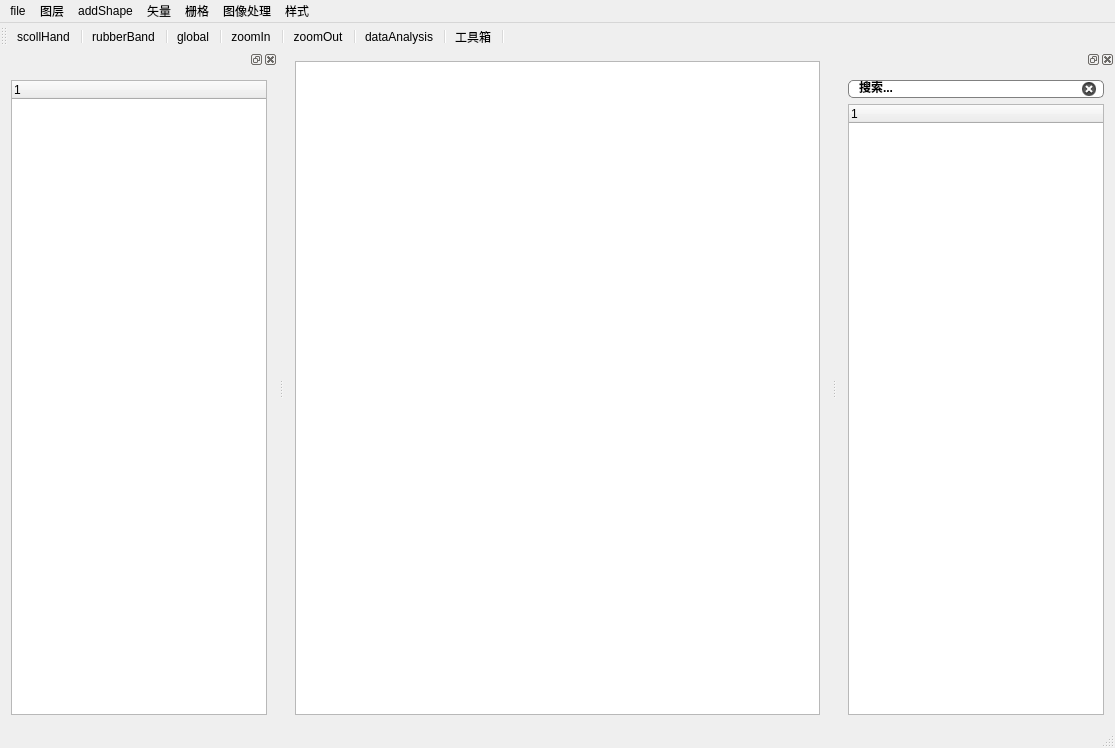
<?xml version="1.0" encoding="UTF-8"?>
<ui version="4.0">
 <class>MainWindow</class>
 <widget class="QMainWindow" name="MainWindow">
  <property name="geometry">
   <rect>
    <x>0</x>
    <y>0</y>
    <width>1115</width>
    <height>748</height>
   </rect>
  </property>
  <property name="windowTitle">
   <string>Graphic Visualization</string>
  </property>
  <property name="windowIcon">
   <iconset resource="res.qrc">
    <normaloff>:/me.jpg</normaloff>:/me.jpg</iconset>
  </property>
  <property name="toolTip">
   <string/>
  </property>
  <property name="styleSheet">
   <string notr="true"/>
  </property>
  <widget class="QWidget" name="centralWidget">
   <layout class="QHBoxLayout" name="horizontalLayout">
    <item>
     <widget class="LayerView" name="graphicsView"/>
    </item>
   </layout>
  </widget>
  <widget class="QMenuBar" name="menuBar">
   <property name="geometry">
    <rect>
     <x>0</x>
     <y>0</y>
     <width>1115</width>
     <height>26</height>
    </rect>
   </property>
   <widget class="QMenu" name="menuAddShape">
    <property name="cursor">
     <cursorShape>ArrowCursor</cursorShape>
    </property>
    <property name="toolTip">
     <string>添加图形</string>
    </property>
    <property name="styleSheet">
     <string notr="true">QMenu {
      margin: 2px; /* some spacing around the menu */
  }

  QMenu::item {
      padding: 2px 25px 2px 20px;
      border: 1px solid transparent; /* reserve space for selection border */
  }

  QMenu::item:selected {
      border-color: darkblue;
      background: rgba(100, 100, 100, 150);
  }

  QMenu::icon:checked { /* appearance of a 'checked' icon */
      background: gray;
      border: 1px inset gray;
      position: absolute;
      top: 1px;
      right: 1px;
      bottom: 1px;
      left: 1px;
  }

  QMenu::separator {
      height: 2px;
      background: lightblue;
      margin-left: 10px;
      margin-right: 5px;
  }

  QMenu::indicator {
      width: 13px;
      height: 13px;
  }

  /* non-exclusive indicator = check box style indicator (see QActionGroup::setExclusive) */
  QMenu::indicator:non-exclusive:unchecked {
      image: url(:/images/checkbox_unchecked.png);
  }

  QMenu::indicator:non-exclusive:unchecked:selected {
      image: url(:/images/checkbox_unchecked_hover.png);
  }

  QMenu::indicator:non-exclusive:checked {
      image: url(:/images/checkbox_checked.png);
  }

  QMenu::indicator:non-exclusive:checked:selected {
      image: url(:/images/checkbox_checked_hover.png);
  }

  /* exclusive indicator = radio button style indicator (see QActionGroup::setExclusive) */
  QMenu::indicator:exclusive:unchecked {
      image: url(:/images/radiobutton_unchecked.png);
  }

  QMenu::indicator:exclusive:unchecked:selected {
      image: url(:/images/radiobutton_unchecked_hover.png);
  }

  QMenu::indicator:exclusive:checked {
      image: url(:/images/radiobutton_checked.png);
  }

  QMenu::indicator:exclusive:checked:selected {
      image: url(:/images/radiobutton_checked_hover.png);
  } </string>
    </property>
    <property name="title">
     <string>addShape</string>
    </property>
    <property name="icon">
     <iconset resource="res.qrc">
      <normaloff>:/添加图形.png</normaloff>:/添加图形.png</iconset>
    </property>
    <property name="separatorsCollapsible">
     <bool>false</bool>
    </property>
    <property name="toolTipsVisible">
     <bool>true</bool>
    </property>
    <addaction name="actionAddPoint"/>
    <addaction name="separator"/>
    <addaction name="actionAddLine"/>
    <addaction name="separator"/>
    <addaction name="actionAddPolyLine"/>
    <addaction name="separator"/>
    <addaction name="actionAddRectangle"/>
    <addaction name="separator"/>
    <addaction name="actionAddCircle"/>
    <addaction name="separator"/>
    <addaction name="actionAddSector"/>
    <addaction name="separator"/>
    <addaction name="actionAddPolygon"/>
    <addaction name="separator"/>
    <addaction name="actionAddCurve"/>
    <addaction name="separator"/>
    <addaction name="actionAddText"/>
    <addaction name="separator"/>
    <addaction name="actionAddPicture"/>
    <addaction name="separator"/>
    <addaction name="actionChessBoard"/>
    <addaction name="separator"/>
   </widget>
   <widget class="QMenu" name="menuFile">
    <property name="styleSheet">
     <string notr="true">QMenu {
      margin: 2px; /* some spacing around the menu */
  }

  QMenu::item {
      padding: 2px 25px 2px 20px;
      border: 1px solid transparent; /* reserve space for selection border */
  }

  QMenu::item:selected {
      border-color: darkblue;
      background: rgba(100, 100, 100, 150);
  }

  QMenu::icon:checked { /* appearance of a 'checked' icon */
      background: gray;
      border: 1px inset gray;
      position: absolute;
      top: 1px;
      right: 1px;
      bottom: 1px;
      left: 1px;
  }

  QMenu::separator {
      height: 2px;
      background: lightblue;
      margin-left: 10px;
      margin-right: 5px;
  }

  QMenu::indicator {
      width: 13px;
      height: 13px;
  }

  /* non-exclusive indicator = check box style indicator (see QActionGroup::setExclusive) */
  QMenu::indicator:non-exclusive:unchecked {
      image: url(:/images/checkbox_unchecked.png);
  }

  QMenu::indicator:non-exclusive:unchecked:selected {
      image: url(:/images/checkbox_unchecked_hover.png);
  }

  QMenu::indicator:non-exclusive:checked {
      image: url(:/images/checkbox_checked.png);
  }

  QMenu::indicator:non-exclusive:checked:selected {
      image: url(:/images/checkbox_checked_hover.png);
  }

  /* exclusive indicator = radio button style indicator (see QActionGroup::setExclusive) */
  QMenu::indicator:exclusive:unchecked {
      image: url(:/images/radiobutton_unchecked.png);
  }

  QMenu::indicator:exclusive:unchecked:selected {
      image: url(:/images/radiobutton_unchecked_hover.png);
  }

  QMenu::indicator:exclusive:checked {
      image: url(:/images/radiobutton_checked.png);
  }

  QMenu::indicator:exclusive:checked:selected {
      image: url(:/images/radiobutton_checked_hover.png);
  } </string>
    </property>
    <property name="title">
     <string>file</string>
    </property>
    <property name="icon">
     <iconset resource="res.qrc">
      <normaloff>:/文件夹.png</normaloff>:/文件夹.png</iconset>
    </property>
    <addaction name="actionOpen"/>
    <addaction name="separator"/>
    <addaction name="actionSave"/>
    <addaction name="separator"/>
   </widget>
   <widget class="QMenu" name="menuLayer">
    <property name="toolTip">
     <string>图层</string>
    </property>
    <property name="styleSheet">
     <string notr="true">QMenu {
      margin: 2px; /* some spacing around the menu */
  }

  QMenu::item {
      padding: 2px 25px 2px 20px;
      border: 1px solid transparent; /* reserve space for selection border */
  }

  QMenu::item:selected {
      border-color: darkblue;
      background: rgba(100, 100, 100, 150);
  }

  QMenu::icon:checked { /* appearance of a 'checked' icon */
      background: gray;
      border: 1px inset gray;
      position: absolute;
      top: 1px;
      right: 1px;
      bottom: 1px;
      left: 1px;
  }

  QMenu::separator {
      height: 2px;
      background: lightblue;
      margin-left: 10px;
      margin-right: 5px;
  }

  QMenu::indicator {
      width: 13px;
      height: 13px;
  }

  /* non-exclusive indicator = check box style indicator (see QActionGroup::setExclusive) */
  QMenu::indicator:non-exclusive:unchecked {
      image: url(:/images/checkbox_unchecked.png);
  }

  QMenu::indicator:non-exclusive:unchecked:selected {
      image: url(:/images/checkbox_unchecked_hover.png);
  }

  QMenu::indicator:non-exclusive:checked {
      image: url(:/images/checkbox_checked.png);
  }

  QMenu::indicator:non-exclusive:checked:selected {
      image: url(:/images/checkbox_checked_hover.png);
  }

  /* exclusive indicator = radio button style indicator (see QActionGroup::setExclusive) */
  QMenu::indicator:exclusive:unchecked {
      image: url(:/images/radiobutton_unchecked.png);
  }

  QMenu::indicator:exclusive:unchecked:selected {
      image: url(:/images/radiobutton_unchecked_hover.png);
  }

  QMenu::indicator:exclusive:checked {
      image: url(:/images/radiobutton_checked.png);
  }

  QMenu::indicator:exclusive:checked:selected {
      image: url(:/images/radiobutton_checked_hover.png);
  } </string>
    </property>
    <property name="title">
     <string>图层</string>
    </property>
    <property name="icon">
     <iconset resource="res.qrc">
      <normaloff>:/图层.png</normaloff>:/图层.png</iconset>
    </property>
    <addaction name="actionAddLayer"/>
    <addaction name="separator"/>
    <addaction name="actionRemoveLayer"/>
    <addaction name="separator"/>
    <addaction name="actionSaveLayerPDF"/>
    <addaction name="separator"/>
    <addaction name="actionSaveLayerPixmap"/>
    <addaction name="separator"/>
   </widget>
   <widget class="QMenu" name="menuStyle">
    <property name="styleSheet">
     <string notr="true">QMenu {
      margin: 2px; /* some spacing around the menu */
  }

  QMenu::item {
      padding: 2px 25px 2px 20px;
      border: 1px solid transparent; /* reserve space for selection border */
  }

  QMenu::item:selected {
      border-color: darkblue;
      background: rgba(100, 100, 100, 150);
  }

  QMenu::icon:checked { /* appearance of a 'checked' icon */
      background: gray;
      border: 1px inset gray;
      position: absolute;
      top: 1px;
      right: 1px;
      bottom: 1px;
      left: 1px;
  }

  QMenu::separator {
      height: 2px;
      background: lightblue;
      margin-left: 10px;
      margin-right: 5px;
  }

  QMenu::indicator {
      width: 13px;
      height: 13px;
  }

  /* non-exclusive indicator = check box style indicator (see QActionGroup::setExclusive) */
  QMenu::indicator:non-exclusive:unchecked {
      image: url(:/images/checkbox_unchecked.png);
  }

  QMenu::indicator:non-exclusive:unchecked:selected {
      image: url(:/images/checkbox_unchecked_hover.png);
  }

  QMenu::indicator:non-exclusive:checked {
      image: url(:/images/checkbox_checked.png);
  }

  QMenu::indicator:non-exclusive:checked:selected {
      image: url(:/images/checkbox_checked_hover.png);
  }

  /* exclusive indicator = radio button style indicator (see QActionGroup::setExclusive) */
  QMenu::indicator:exclusive:unchecked {
      image: url(:/images/radiobutton_unchecked.png);
  }

  QMenu::indicator:exclusive:unchecked:selected {
      image: url(:/images/radiobutton_unchecked_hover.png);
  }

  QMenu::indicator:exclusive:checked {
      image: url(:/images/radiobutton_checked.png);
  }

  QMenu::indicator:exclusive:checked:selected {
      image: url(:/images/radiobutton_checked_hover.png);
  } </string>
    </property>
    <property name="title">
     <string>样式</string>
    </property>
    <property name="icon">
     <iconset resource="res.qrc">
      <normaloff>:/样式.png</normaloff>:/样式.png</iconset>
    </property>
    <addaction name="actionWindowColor"/>
    <addaction name="separator"/>
    <addaction name="actionWindowFont"/>
    <addaction name="separator"/>
   </widget>
   <widget class="QMenu" name="menuVector">
    <property name="styleSheet">
     <string notr="true">QMenu {
      margin: 2px; /* some spacing around the menu */
  }

  QMenu::item {
      padding: 2px 25px 2px 20px;
      border: 1px solid transparent; /* reserve space for selection border */
  }

  QMenu::item:selected {
      border-color: darkblue;
      background: rgba(100, 100, 100, 150);
  }

  QMenu::icon:checked { /* appearance of a 'checked' icon */
      background: gray;
      border: 1px inset gray;
      position: absolute;
      top: 1px;
      right: 1px;
      bottom: 1px;
      left: 1px;
  }

  QMenu::separator {
      height: 2px;
      background: lightblue;
      margin-left: 10px;
      margin-right: 5px;
  }

  QMenu::indicator {
      width: 13px;
      height: 13px;
  }

  /* non-exclusive indicator = check box style indicator (see QActionGroup::setExclusive) */
  QMenu::indicator:non-exclusive:unchecked {
      image: url(:/images/checkbox_unchecked.png);
  }

  QMenu::indicator:non-exclusive:unchecked:selected {
      image: url(:/images/checkbox_unchecked_hover.png);
  }

  QMenu::indicator:non-exclusive:checked {
      image: url(:/images/checkbox_checked.png);
  }

  QMenu::indicator:non-exclusive:checked:selected {
      image: url(:/images/checkbox_checked_hover.png);
  }

  /* exclusive indicator = radio button style indicator (see QActionGroup::setExclusive) */
  QMenu::indicator:exclusive:unchecked {
      image: url(:/images/radiobutton_unchecked.png);
  }

  QMenu::indicator:exclusive:unchecked:selected {
      image: url(:/images/radiobutton_unchecked_hover.png);
  }

  QMenu::indicator:exclusive:checked {
      image: url(:/images/radiobutton_checked.png);
  }

  QMenu::indicator:exclusive:checked:selected {
      image: url(:/images/radiobutton_checked_hover.png);
  } </string>
    </property>
    <property name="title">
     <string>矢量</string>
    </property>
    <property name="icon">
     <iconset resource="res.qrc">
      <normaloff>:/矢量.png</normaloff>:/矢量.png</iconset>
    </property>
    <widget class="QMenu" name="menuVectorProcessingTool">
     <property name="styleSheet">
      <string notr="true">QMenu {
      margin: 2px; /* some spacing around the menu */
  }

  QMenu::item {
      padding: 2px 25px 2px 20px;
      border: 1px solid transparent; /* reserve space for selection border */
  }

  QMenu::item:selected {
      border-color: darkblue;
      background: rgba(100, 100, 100, 150);
  }

  QMenu::icon:checked { /* appearance of a 'checked' icon */
      background: gray;
      border: 1px inset gray;
      position: absolute;
      top: 1px;
      right: 1px;
      bottom: 1px;
      left: 1px;
  }

  QMenu::separator {
      height: 2px;
      background: lightblue;
      margin-left: 10px;
      margin-right: 5px;
  }

  QMenu::indicator {
      width: 13px;
      height: 13px;
  }

  /* non-exclusive indicator = check box style indicator (see QActionGroup::setExclusive) */
  QMenu::indicator:non-exclusive:unchecked {
      image: url(:/images/checkbox_unchecked.png);
  }

  QMenu::indicator:non-exclusive:unchecked:selected {
      image: url(:/images/checkbox_unchecked_hover.png);
  }

  QMenu::indicator:non-exclusive:checked {
      image: url(:/images/checkbox_checked.png);
  }

  QMenu::indicator:non-exclusive:checked:selected {
      image: url(:/images/checkbox_checked_hover.png);
  }

  /* exclusive indicator = radio button style indicator (see QActionGroup::setExclusive) */
  QMenu::indicator:exclusive:unchecked {
      image: url(:/images/radiobutton_unchecked.png);
  }

  QMenu::indicator:exclusive:unchecked:selected {
      image: url(:/images/radiobutton_unchecked_hover.png);
  }

  QMenu::indicator:exclusive:checked {
      image: url(:/images/radiobutton_checked.png);
  }

  QMenu::indicator:exclusive:checked:selected {
      image: url(:/images/radiobutton_checked_hover.png);
  } </string>
     </property>
     <property name="title">
      <string>矢量处理工具</string>
     </property>
     <property name="icon">
      <iconset resource="res.qrc">
       <normaloff>:/矢量分析.png</normaloff>:/矢量分析.png</iconset>
     </property>
     <addaction name="actionConvexHull"/>
     <addaction name="separator"/>
    </widget>
    <widget class="QMenu" name="menuGeometryTools">
     <property name="tearOffEnabled">
      <bool>false</bool>
     </property>
     <property name="title">
      <string>几何图形工具</string>
     </property>
     <property name="icon">
      <iconset resource="res.qrc">
       <normaloff>:/几何分析.png</normaloff>:/几何分析.png</iconset>
     </property>
     <addaction name="actionDelaunayTriangulation"/>
     <addaction name="separator"/>
    </widget>
    <addaction name="menuVectorProcessingTool"/>
    <addaction name="separator"/>
    <addaction name="menuGeometryTools"/>
    <addaction name="separator"/>
   </widget>
   <widget class="QMenu" name="menuRaster">
    <property name="title">
     <string>栅格</string>
    </property>
    <property name="icon">
     <iconset resource="res.qrc">
      <normaloff>:/栅格.png</normaloff>:/栅格.png</iconset>
    </property>
   </widget>
   <widget class="QMenu" name="menuImgProc">
    <property name="title">
     <string>图像处理</string>
    </property>
    <property name="icon">
     <iconset resource="res.qrc">
      <normaloff>:/图像处理.png</normaloff>:/图像处理.png</iconset>
    </property>
   </widget>
   <addaction name="menuFile"/>
   <addaction name="menuLayer"/>
   <addaction name="menuAddShape"/>
   <addaction name="menuVector"/>
   <addaction name="menuRaster"/>
   <addaction name="menuImgProc"/>
   <addaction name="menuStyle"/>
  </widget>
  <widget class="QToolBar" name="mainToolBar">
   <property name="windowTitle">
    <string>工具栏</string>
   </property>
   <property name="toolTip">
    <string>工具栏</string>
   </property>
   <property name="styleSheet">
    <string notr="true">QToolBar
{
	border: none;
	padding: 1px;
}
QToolBar QToolButton:hover {
    background-color: #E6F0E6;
    border: 2px solid #00BB9E;
}
QToolBar QToolButton:pressed {
    background-color: #969696;
    border: 2px solid #00BB9E;
}

</string>
   </property>
   <attribute name="toolBarArea">
    <enum>TopToolBarArea</enum>
   </attribute>
   <attribute name="toolBarBreak">
    <bool>false</bool>
   </attribute>
   <addaction name="actionScollHand"/>
   <addaction name="separator"/>
   <addaction name="actionrubberBand"/>
   <addaction name="separator"/>
   <addaction name="actionGlobal"/>
   <addaction name="separator"/>
   <addaction name="actionZoomIn"/>
   <addaction name="separator"/>
   <addaction name="actionZoomOut"/>
   <addaction name="separator"/>
   <addaction name="actionDataAnalysis"/>
   <addaction name="separator"/>
   <addaction name="actionToolBox"/>
   <addaction name="separator"/>
  </widget>
  <widget class="QStatusBar" name="statusBar">
   <property name="styleSheet">
    <string notr="true">  QStatusBar::item {
      border-radius: 3px;
  }</string>
   </property>
  </widget>
  <widget class="QDockWidget" name="treeDockWidget">
   <attribute name="dockWidgetArea">
    <number>1</number>
   </attribute>
   <widget class="QWidget" name="dockWidgetContents">
    <layout class="QVBoxLayout" name="verticalLayout">
     <item>
      <layout class="QVBoxLayout" name="verticalLayout_3">
       <item>
        <widget class="LayerManagement" name="layerManagement">
         <property name="styleSheet">
          <string notr="true">QTreeView::branch:has-siblings:!adjoins-item {
    border-image: url(:/vline.png) 0;
}

QTreeView::branch:has-siblings:adjoins-item {
    border-image: url(:/branch-more.png) 0;
}

QTreeView::branch:!has-children:!has-siblings:adjoins-item {
    border-image: url(:/branch-end.png) 0;
}

QTreeView::branch:has-children:!has-siblings:closed,
QTreeView::branch:closed:has-children:has-siblings {
        border-image: none;
        image: url(:/branch-closed.png);
}

QTreeView::branch:open:has-children:!has-siblings,
QTreeView::branch:open:has-children:has-siblings  {
        border-image: none;
        image: url(:/branch-open.png);
}</string>
         </property>
         <column>
          <property name="text">
           <string notr="true">1</string>
          </property>
         </column>
        </widget>
       </item>
      </layout>
     </item>
    </layout>
   </widget>
  </widget>
  <widget class="QDockWidget" name="toolDockWidget">
   <attribute name="dockWidgetArea">
    <number>2</number>
   </attribute>
   <widget class="QWidget" name="dockWidgetContents_2">
    <layout class="QVBoxLayout" name="verticalLayout_4">
     <item>
      <widget class="QLineEdit" name="toolBoxSearchBar">
       <property name="enabled">
        <bool>true</bool>
       </property>
       <property name="font">
        <font>
         <weight>75</weight>
         <italic>false</italic>
         <bold>true</bold>
         <underline>false</underline>
         <strikeout>false</strikeout>
        </font>
       </property>
       <property name="focusPolicy">
        <enum>Qt::ClickFocus</enum>
       </property>
       <property name="styleSheet">
        <string notr="true">QLineEdit {
border: 1px solid gray;
border-radius: 5px;
padding: 0 8px;
background: white;
selection-background-color: darkgray;
}</string>
       </property>
       <property name="inputMask">
        <string/>
       </property>
       <property name="text">
        <string>搜索...</string>
       </property>
       <property name="maxLength">
        <number>32767</number>
       </property>
       <property name="frame">
        <bool>true</bool>
       </property>
       <property name="clearButtonEnabled">
        <bool>true</bool>
       </property>
      </widget>
     </item>
     <item>
      <layout class="QVBoxLayout" name="verticalLayout_2">
       <item>
        <widget class="ToolManagement" name="toolManagement">
         <column>
          <property name="text">
           <string notr="true">1</string>
          </property>
         </column>
        </widget>
       </item>
      </layout>
     </item>
    </layout>
   </widget>
  </widget>
  <action name="actionAddPoint">
   <property name="icon">
    <iconset resource="res.qrc">
     <normaloff>:/添加点.png</normaloff>:/添加点.png</iconset>
   </property>
   <property name="text">
    <string>添加点</string>
   </property>
  </action>
  <action name="actionAddLine">
   <property name="icon">
    <iconset resource="res.qrc">
     <normaloff>:/添加线.png</normaloff>:/添加线.png</iconset>
   </property>
   <property name="text">
    <string>添加线</string>
   </property>
  </action>
  <action name="actionAddPolyLine">
   <property name="icon">
    <iconset resource="res.qrc">
     <normaloff>:/添加折线.png</normaloff>:/添加折线.png</iconset>
   </property>
   <property name="text">
    <string>添加折线</string>
   </property>
   <property name="iconText">
    <string>添加多边形</string>
   </property>
  </action>
  <action name="actionAddRectangle">
   <property name="icon">
    <iconset resource="res.qrc">
     <normaloff>:/添加矩形.png</normaloff>:/添加矩形.png</iconset>
   </property>
   <property name="text">
    <string>添加矩形</string>
   </property>
  </action>
  <action name="actionAddCircle">
   <property name="icon">
    <iconset resource="res.qrc">
     <normaloff>:/添加圆.png</normaloff>:/添加圆.png</iconset>
   </property>
   <property name="text">
    <string>添加圆</string>
   </property>
  </action>
  <action name="actionAddSector">
   <property name="icon">
    <iconset resource="res.qrc">
     <normaloff>:/添加扇形.png</normaloff>:/添加扇形.png</iconset>
   </property>
   <property name="text">
    <string>添加扇形</string>
   </property>
  </action>
  <action name="actionAddPolygon">
   <property name="icon">
    <iconset resource="res.qrc">
     <normaloff>:/添加多边形.png</normaloff>:/添加多边形.png</iconset>
   </property>
   <property name="text">
    <string>添加多边形</string>
   </property>
  </action>
  <action name="actionOpen">
   <property name="icon">
    <iconset resource="res.qrc">
     <normaloff>:/打开文件.png</normaloff>:/打开文件.png</iconset>
   </property>
   <property name="text">
    <string>打开文件</string>
   </property>
  </action>
  <action name="actionSave">
   <property name="icon">
    <iconset resource="res.qrc">
     <normaloff>:/保存.png</normaloff>:/保存.png</iconset>
   </property>
   <property name="text">
    <string>保存文件</string>
   </property>
  </action>
  <action name="actionScollHand">
   <property name="checkable">
    <bool>true</bool>
   </property>
   <property name="checked">
    <bool>false</bool>
   </property>
   <property name="icon">
    <iconset resource="res.qrc">
     <normaloff>:/手掌.png</normaloff>:/手掌.png</iconset>
   </property>
   <property name="text">
    <string>scollHand</string>
   </property>
   <property name="toolTip">
    <string>拖动</string>
   </property>
  </action>
  <action name="actionrubberBand">
   <property name="checkable">
    <bool>true</bool>
   </property>
   <property name="checked">
    <bool>false</bool>
   </property>
   <property name="enabled">
    <bool>true</bool>
   </property>
   <property name="icon">
    <iconset resource="res.qrc">
     <normaloff>:/鼠标.png</normaloff>:/鼠标.png</iconset>
   </property>
   <property name="text">
    <string>rubberBand</string>
   </property>
   <property name="toolTip">
    <string>选择</string>
   </property>
  </action>
  <action name="actionGlobal">
   <property name="checkable">
    <bool>false</bool>
   </property>
   <property name="icon">
    <iconset resource="res.qrc">
     <normaloff>:/地球.png</normaloff>:/地球.png</iconset>
   </property>
   <property name="text">
    <string>global</string>
   </property>
   <property name="toolTip">
    <string>全局浏览</string>
   </property>
  </action>
  <action name="actionZoomIn">
   <property name="checkable">
    <bool>false</bool>
   </property>
   <property name="icon">
    <iconset resource="res.qrc">
     <normaloff>:/放大.png</normaloff>:/放大.png</iconset>
   </property>
   <property name="text">
    <string>zoomIn</string>
   </property>
   <property name="toolTip">
    <string>放大</string>
   </property>
  </action>
  <action name="actionZoomOut">
   <property name="checkable">
    <bool>false</bool>
   </property>
   <property name="icon">
    <iconset resource="res.qrc">
     <normaloff>:/缩小.png</normaloff>:/缩小.png</iconset>
   </property>
   <property name="text">
    <string>zoomOut</string>
   </property>
   <property name="toolTip">
    <string>缩小</string>
   </property>
  </action>
  <action name="actionAddLayer">
   <property name="icon">
    <iconset resource="res.qrc">
     <normaloff>:/新建图层.png</normaloff>:/新建图层.png</iconset>
   </property>
   <property name="text">
    <string>添加图层</string>
   </property>
  </action>
  <action name="actionSaveLayerPixmap">
   <property name="icon">
    <iconset resource="res.qrc">
     <normaloff>:/保存图层.png</normaloff>:/保存图层.png</iconset>
   </property>
   <property name="text">
    <string>保存图层为图片</string>
   </property>
  </action>
  <action name="actionRemoveLayer">
   <property name="icon">
    <iconset resource="res.qrc">
     <normaloff>:/删除.png</normaloff>:/删除.png</iconset>
   </property>
   <property name="text">
    <string>删除图层</string>
   </property>
  </action>
  <action name="actionSaveLayerPDF">
   <property name="icon">
    <iconset resource="res.qrc">
     <normaloff>:/保存图层为PDF.png</normaloff>:/保存图层为PDF.png</iconset>
   </property>
   <property name="text">
    <string>保存图层为PDF</string>
   </property>
  </action>
  <action name="actionDataAnalysis">
   <property name="icon">
    <iconset resource="res.qrc">
     <normaloff>:/数据分析.png</normaloff>:/数据分析.png</iconset>
   </property>
   <property name="text">
    <string>dataAnalysis</string>
   </property>
   <property name="toolTip">
    <string>数据分析</string>
   </property>
  </action>
  <action name="actionAddCurve">
   <property name="icon">
    <iconset resource="res.qrc">
     <normaloff>:/曲线.png</normaloff>:/曲线.png</iconset>
   </property>
   <property name="text">
    <string>添加曲线</string>
   </property>
  </action>
  <action name="actionAddText">
   <property name="icon">
    <iconset resource="res.qrc">
     <normaloff>:/文本.png</normaloff>:/文本.png</iconset>
   </property>
   <property name="text">
    <string>插入文本</string>
   </property>
  </action>
  <action name="actionAddPicture">
   <property name="icon">
    <iconset resource="res.qrc">
     <normaloff>:/图片.png</normaloff>:/图片.png</iconset>
   </property>
   <property name="text">
    <string>插入图片</string>
   </property>
  </action>
  <action name="actionWindowColor">
   <property name="icon">
    <iconset resource="res.qrc">
     <normaloff>:/背景颜色.png</normaloff>:/背景颜色.png</iconset>
   </property>
   <property name="text">
    <string>窗口颜色</string>
   </property>
  </action>
  <action name="actionWindowFont">
   <property name="icon">
    <iconset resource="res.qrc">
     <normaloff>:/字体.png</normaloff>:/字体.png</iconset>
   </property>
   <property name="text">
    <string>窗口字体</string>
   </property>
  </action>
  <action name="actionConvexHull">
   <property name="icon">
    <iconset resource="res.qrc">
     <normaloff>:/凸包.png</normaloff>:/凸包.png</iconset>
   </property>
   <property name="text">
    <string>凸包</string>
   </property>
  </action>
  <action name="actionDelaunayTriangulation">
   <property name="icon">
    <iconset resource="res.qrc">
     <normaloff>:/不规则三角网.png</normaloff>:/不规则三角网.png</iconset>
   </property>
   <property name="text">
    <string>Delaunay三角网</string>
   </property>
  </action>
  <action name="actionToolBox">
   <property name="icon">
    <iconset resource="res.qrc">
     <normaloff>:/工具箱.png</normaloff>:/工具箱.png</iconset>
   </property>
   <property name="text">
    <string>工具箱</string>
   </property>
   <property name="toolTip">
    <string>工具箱</string>
   </property>
  </action>
  <action name="actionChessBoard">
   <property name="icon">
    <iconset resource="res.qrc">
     <normaloff>:/棋盘.png</normaloff>:/棋盘.png</iconset>
   </property>
   <property name="text">
    <string>绘制棋盘</string>
   </property>
  </action>
 </widget>
 <layoutdefault spacing="6" margin="11"/>
 <customwidgets>
  <customwidget>
   <class>LayerView</class>
   <extends>QGraphicsView</extends>
   <header location="global">LayerView.h</header>
  </customwidget>
  <customwidget>
   <class>LayerManagement</class>
   <extends>QTreeWidget</extends>
   <header location="global">LayerManagement.h</header>
  </customwidget>
  <customwidget>
   <class>ToolManagement</class>
   <extends>QTreeWidget</extends>
   <header location="global">ToolManagement.h</header>
  </customwidget>
 </customwidgets>
 <resources>
  <include location="res.qrc"/>
 </resources>
 <connections/>
</ui>
